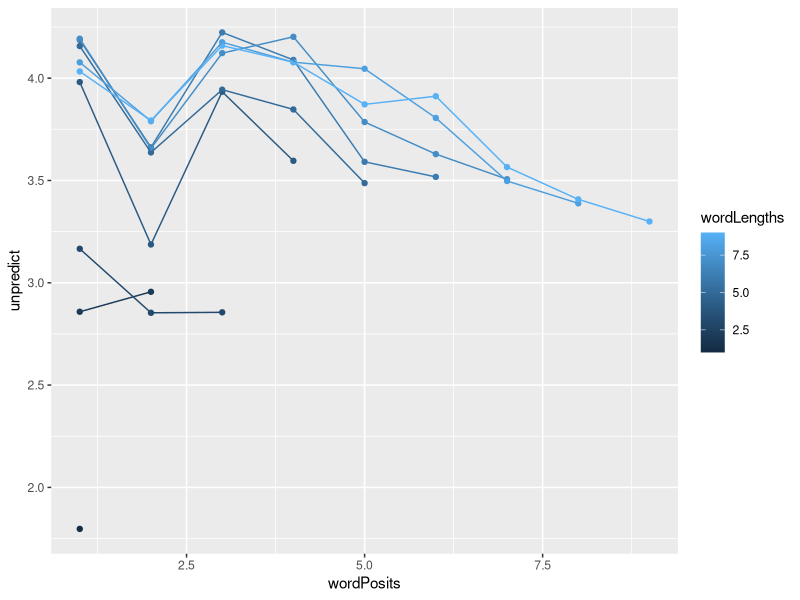

Recreate this plot in R.
# save the excel file with norvig data as csv
# set folder containing ngrams1.csv as working directory
letterPosits<-read.csv('ngrams1.csv')

unpredict<-c()
wordPosits<-c()
wordLengths<-c()

for(wordLength in 1:9)
{
  for(wordPosit in 1:wordLength)
  {  
   nameCol=(paste("X",wordLength,".",wordPosit,".",wordPosit,sep=""))
   letterz<-letterPosits[,which(colnames(letterPosits)==nameCol)]
   letterz[which(letterz==0)]<-1E-10
   letterz<-(letterz/sum(letterz))*log2(letterz/sum(letterz))
   wordLengths<-c(wordLengths,wordLength)
   wordPosits<-c(wordPosits,wordPosit)
   unpredict<-c(unpredict,-sum(letterz))
  }
}
lgthPstnH<-data.frame(wordLengths,wordPosits,unpredict)
# convert into proportions
library(ggplot2)
ggplot(lgthPstnH,aes(x=wordPosits,y=unpredict, group=wordLengths, color=wordLengths))+geom_point()+geom_line()